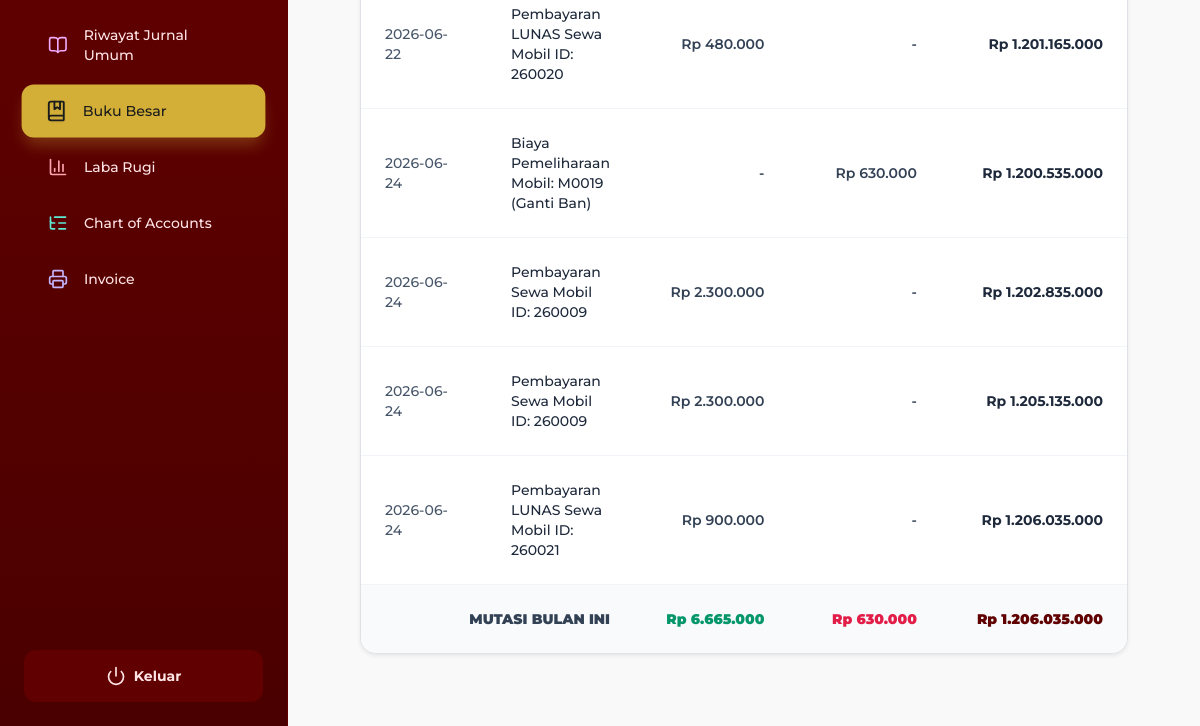
/Admin/buku_besar.php (signed in, lower part), run on an earlier commit of the app's database.
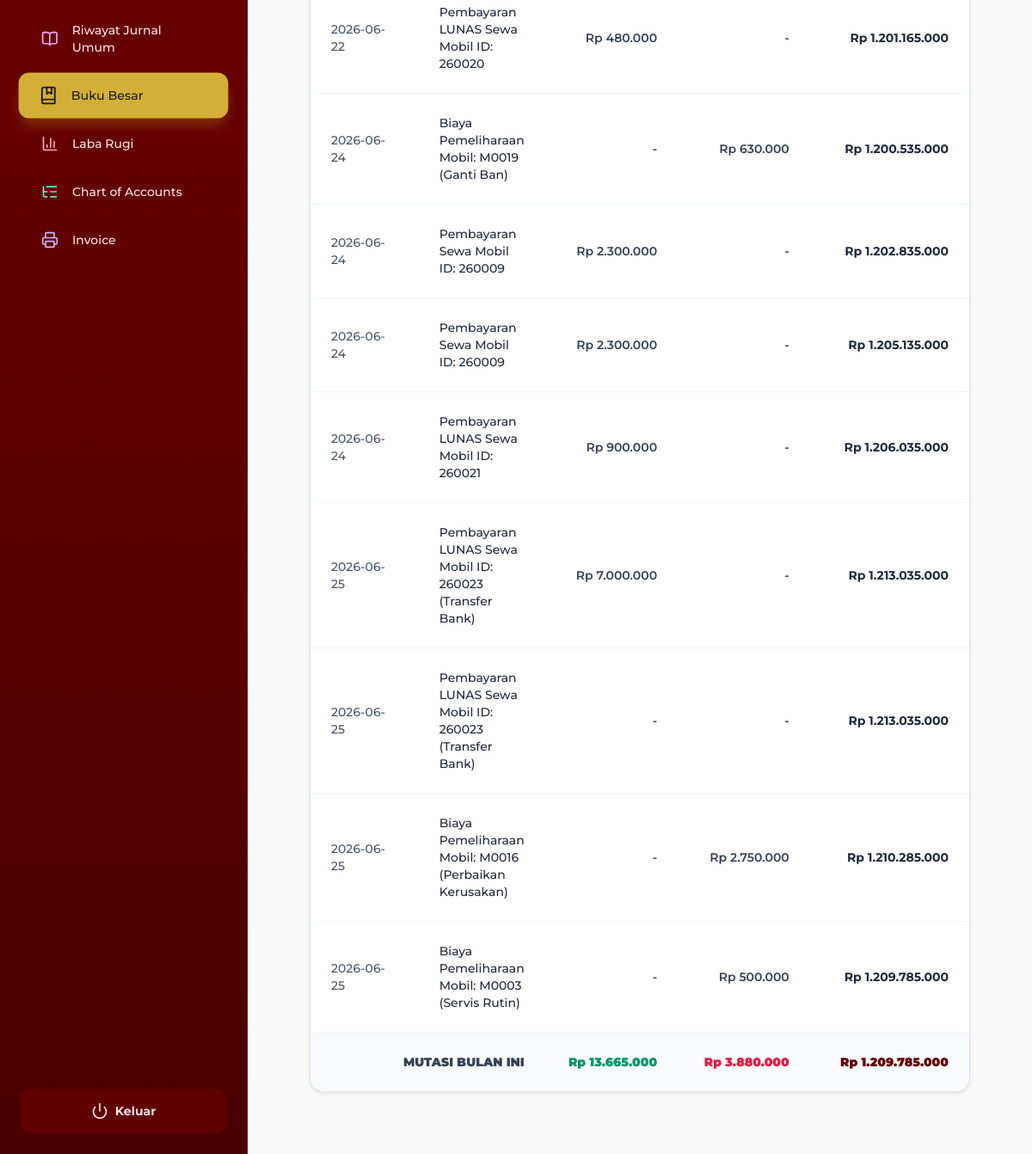
And on a later commit of the database.
### tables this page shows
CREATE TABLE `jurnal` (
  `id_jurnal` int(11) NOT NULL,
  `id_pembayaran` int(11) DEFAULT NULL,
  `tanggal` date NOT NULL,
  `keterangan` varchar(255) DEFAULT NULL,
  `kode_akun` int(11) DEFAULT NULL,
  `Debit` decimal(12,2) DEFAULT 0.00,
  `Kredit` decimal(12,2) DEFAULT 0.00,
  `id_sumber` int(11) DEFAULT NULL
);

### Admin/buku_besar.php (the view, shortened to what this page needs)
<?php
include 'navbar.php';
include 'koneksi.php';
$query_coa = mysqli_query($conn, "SELECT kode_akun, nama_akun, saldo_awal FROM nama_akun ORDER BY kode_akun ASC");
$daftar_akun = [];
while ($row = mysqli_fetch_assoc($query_coa)) {
    $daftar_akun[] = $row;
}
$selected_akun = isset($_GET['akun']) ? mysqli_real_escape_string($conn, $_GET['akun']) : '111';
$bulan = isset($_GET['bulan']) ? mysqli_real_escape_string($conn, $_GET['bulan']) : date('Y-m');
$akun_detail = null;
foreach ($daftar_akun as $akun) {
    if ($akun['kode_akun'] === $selected_akun) {
        $akun_detail = $akun;
        break;
    }
}
$sql_jurnal = "SELECT * FROM jurnal
               WHERE kode_akun = '$selected_akun'
               AND DATE_FORMAT(tanggal, '%Y-%m') = '$bulan'
               ORDER BY tanggal ASC, id_jurnal ASC";
$res_jurnal = mysqli_query($conn, $sql_jurnal);
$tipe_normal_debit = in_array(substr($selected_akun, 0, 1), ['1', '5']);
$sql_saldo_sebelumnya = "SELECT SUM(Debit) as total_debit, SUM(Kredit) as total_kredit
                         FROM jurnal
                         WHERE kode_akun = '$selected_akun'
                         AND DATE_FORMAT(tanggal, '%Y-%m') < '$bulan'";
$res_saldo = mysqli_query($conn, $sql_saldo_sebelumnya);
$row_saldo = mysqli_fetch_assoc($res_saldo);
$saldo_awal = floatval($akun_detail['saldo_awal'] ?? 0);
if ($tipe_normal_debit) {
    $saldo_awal += floatval($row_saldo['total_debit']) - floatval($row_saldo['total_kredit']);
} else {
    $saldo_awal += floatval($row_saldo['total_kredit']) - floatval($row_saldo['total_debit']);
}
$saldo_berjalan = $saldo_awal;
?>
<div class="p-8">
    <?php if ($akun_detail): ?>
    <div class="bg-white rounded-2xl shadow-sm border border-slate-200 overflow-hidden">
        <div class="overflow-x-auto">
            <table class="w-full text-left border-collapse">
                <tbody class="divide-y divide-slate-100 text-sm">
                    <?php
                    $total_mutasi_debit = 0;
                    $total_mutasi_kredit = 0;
                    if (mysqli_num_rows($res_jurnal) > 0):
                        while ($row = mysqli_fetch_assoc($res_jurnal)):
                            $debit = floatval($row['Debit']);
                            $kredit = floatval($row['Kredit']);
                            $total_mutasi_debit += $debit;
                            $total_mutasi_kredit += $kredit;
                            if ($tipe_normal_debit) {
                                $saldo_berjalan += ($debit - $kredit);
                            } else {
                                $saldo_berjalan += ($kredit - $debit);
                            }
                    ?>
                        <tr class="hover:bg-slate-50 transition-colors">
                            <td class="py-4 px-6 text-slate-600 font-medium"><?= date('Y-m-d', strtotime($row['tanggal'])) ?></td>
                            <td class="py-4 px-6 text-slate-800 font-medium"><?= htmlspecialchars($row['keterangan']) ?></td>
                            <td class="py-4 px-6 text-right font-semibold text-slate-700"><?= $debit > 0 ? 'Rp ' . number_format($debit, 0, ',', '.') : '-' ?></td>
                            <td class="py-4 px-6 text-right font-semibold text-slate-700"><?= $kredit > 0 ? 'Rp ' . number_format($kredit, 0, ',', '.') : '-' ?></td>
                            <td class="py-4 px-6 text-right font-bold text-slate-800">Rp <?= number_format($saldo_berjalan, 0, ',', '.') ?></td>
                        </tr>
                    <?php
                        endwhile;
                    else:
                    ?>
                        <tr>
                            <td colspan="5" class="py-8 text-center text-slate-500 font-medium italic">Tidak ada mutasi jurnal pada bulan ini.</td>
                        </tr>
                    <?php endif; ?>
                    <tr class="bg-slate-50 border-t-2 border-slate-200">
                        <td colspan="2" class="py-4 px-6 text-right font-black text-slate-700 uppercase">Mutasi Bulan Ini</td>
                        <td class="py-4 px-6 text-right font-black text-emerald-600">Rp <?= number_format($total_mutasi_debit, 0, ',', '.') ?></td>
                        <td class="py-4 px-6 text-right font-black text-rose-600">Rp <?= number_format($total_mutasi_kredit, 0, ',', '.') ?></td>
                        <td class="py-4 px-6 text-right font-black text-indigo-700">Rp <?= number_format($saldo_berjalan, 0, ',', '.') ?></td>
                    </tr>
                </tbody>
            </table>
        </div>
    </div>
    <?php endif; ?>
</div>
</main></div>
</body>
</html>

What changed in the data, as far as the page shows it:
added jurnal: tanggal "2026-06-25", keterangan "Pembayaran LUNAS Sewa Mobil ID: 260023 (Transfer Bank)", Debit "7.000.000", saldo_berjalan "1.213.035.000"
added jurnal: tanggal "2026-06-25", keterangan "Pembayaran LUNAS Sewa Mobil ID: 260023 (Transfer Bank)", saldo_berjalan "1.213.035.000"
added jurnal: tanggal "2026-06-25", keterangan "Biaya Pemeliharaan Mobil: M0016 (Perbaikan Kerusakan)", Kredit "2.750.000", saldo_berjalan "1.210.285.000"
added jurnal: tanggal "2026-06-25", keterangan "Biaya Pemeliharaan Mobil: M0003 (Servis Rutin)", Kredit "500.000", saldo_berjalan "1.209.785.000"
Also different on the page:
$total_mutasi_debit: "6.665.000" → "13.665.000"
$total_mutasi_kredit: "630.000" → "3.880.000"
$saldo_berjalan: "1.206.035.000" → "1.209.785.000"
